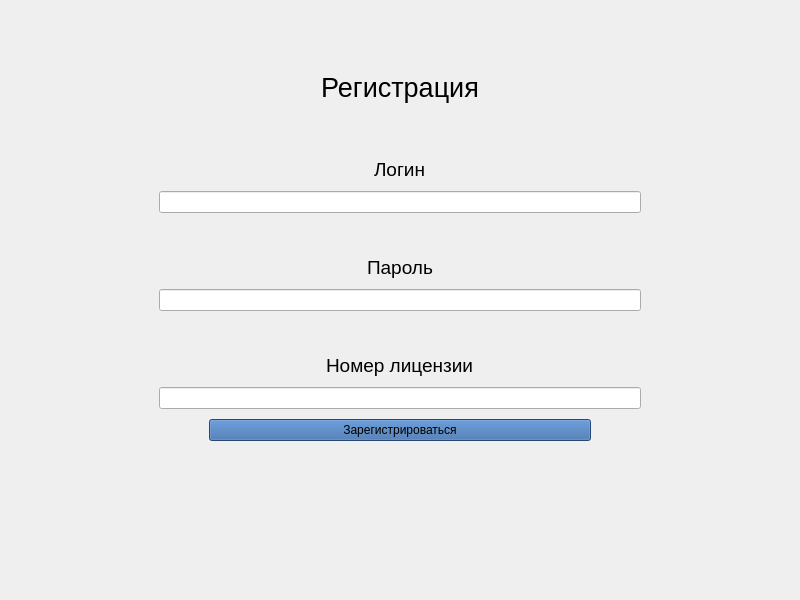
<?xml version="1.0" encoding="UTF-8"?>
<ui version="4.0">
 <class>MainWindow</class>
 <widget class="QMainWindow" name="MainWindow">
  <property name="windowModality">
   <enum>Qt::NonModal</enum>
  </property>
  <property name="geometry">
   <rect>
    <x>0</x>
    <y>0</y>
    <width>800</width>
    <height>600</height>
   </rect>
  </property>
  <property name="sizePolicy">
   <sizepolicy hsizetype="Fixed" vsizetype="Fixed">
    <horstretch>0</horstretch>
    <verstretch>0</verstretch>
   </sizepolicy>
  </property>
  <property name="windowTitle">
   <string>MainWindow</string>
  </property>
  <widget class="QWidget" name="centralwidget">
   <layout class="QHBoxLayout" name="horizontalLayout">
    <item>
     <layout class="QVBoxLayout" name="verticalLayout" stretch="0,0,10,0,10,0,0,0">
      <property name="spacing">
       <number>10</number>
      </property>
      <property name="sizeConstraint">
       <enum>QLayout::SetDefaultConstraint</enum>
      </property>
      <property name="leftMargin">
       <number>150</number>
      </property>
      <property name="topMargin">
       <number>50</number>
      </property>
      <property name="rightMargin">
       <number>150</number>
      </property>
      <property name="bottomMargin">
       <number>150</number>
      </property>
      <item>
       <widget class="QLabel" name="label">
        <property name="font">
         <font>
          <pointsize>20</pointsize>
         </font>
        </property>
        <property name="text">
         <string>Регистрация</string>
        </property>
        <property name="alignment">
         <set>Qt::AlignCenter</set>
        </property>
       </widget>
      </item>
      <item>
       <layout class="QVBoxLayout" name="verticalLayout_3">
        <item alignment="Qt::AlignHCenter|Qt::AlignBottom">
         <widget class="QLabel" name="label_2">
          <property name="font">
           <font>
            <pointsize>14</pointsize>
           </font>
          </property>
          <property name="text">
           <string>Логин</string>
          </property>
         </widget>
        </item>
       </layout>
      </item>
      <item>
       <widget class="QLineEdit" name="login">
        <property name="inputMask">
         <string/>
        </property>
       </widget>
      </item>
      <item>
       <layout class="QVBoxLayout" name="verticalLayout_4">
        <item alignment="Qt::AlignHCenter|Qt::AlignBottom">
         <widget class="QLabel" name="label_3">
          <property name="font">
           <font>
            <pointsize>14</pointsize>
           </font>
          </property>
          <property name="text">
           <string>Пароль</string>
          </property>
         </widget>
        </item>
       </layout>
      </item>
      <item>
       <widget class="QLineEdit" name="password">
        <property name="sizePolicy">
         <sizepolicy hsizetype="Expanding" vsizetype="Fixed">
          <horstretch>0</horstretch>
          <verstretch>0</verstretch>
         </sizepolicy>
        </property>
        <property name="inputMask">
         <string/>
        </property>
        <property name="text">
         <string/>
        </property>
        <property name="echoMode">
         <enum>QLineEdit::Password</enum>
        </property>
       </widget>
      </item>
      <item>
       <layout class="QVBoxLayout" name="verticalLayout_5">
        <item alignment="Qt::AlignHCenter|Qt::AlignBottom">
         <widget class="QLabel" name="label_4">
          <property name="font">
           <font>
            <pointsize>14</pointsize>
           </font>
          </property>
          <property name="text">
           <string>Номер лицензии</string>
          </property>
         </widget>
        </item>
       </layout>
      </item>
      <item>
       <widget class="QLineEdit" name="licence">
        <property name="sizePolicy">
         <sizepolicy hsizetype="Expanding" vsizetype="Fixed">
          <horstretch>0</horstretch>
          <verstretch>0</verstretch>
         </sizepolicy>
        </property>
        <property name="inputMask">
         <string/>
        </property>
        <property name="text">
         <string/>
        </property>
        <property name="echoMode">
         <enum>QLineEdit::Normal</enum>
        </property>
       </widget>
      </item>
      <item>
       <layout class="QVBoxLayout" name="verticalLayout_2">
        <property name="leftMargin">
         <number>50</number>
        </property>
        <property name="rightMargin">
         <number>50</number>
        </property>
        <item>
         <widget class="QPushButton" name="enterButton">
          <property name="styleSheet">
           <string notr="true">QPushButton{
background-color: rgb(52, 101, 164);
}</string>
          </property>
          <property name="text">
           <string>Зарегистрироваться</string>
          </property>
         </widget>
        </item>
       </layout>
      </item>
     </layout>
    </item>
   </layout>
  </widget>
  <widget class="QMenuBar" name="menubar">
   <property name="geometry">
    <rect>
     <x>0</x>
     <y>0</y>
     <width>800</width>
     <height>22</height>
    </rect>
   </property>
  </widget>
 </widget>
 <resources/>
 <connections/>
</ui>
